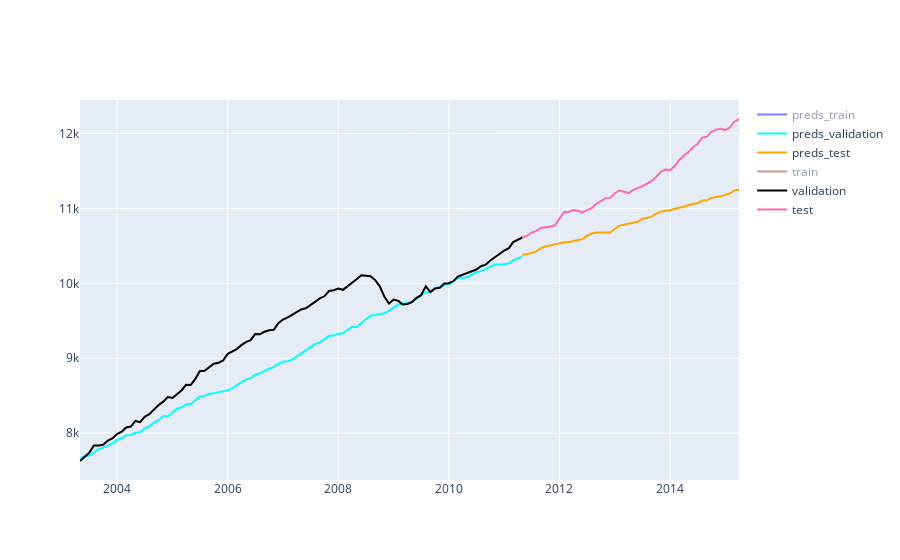

The notebook cell this image was saved under:
### Code cell
fig = go.Figure()
fig.add_trace(
    go.Scatter(x=resultant_train.index, y=resultant_train[0],  name="preds_train", line=dict(color='blue'))
)
fig.add_trace(
    go.Scatter(x=resultant_val.index, y=resultant_val[0],  name="preds_validation", line=dict(color='cyan'))
)
fig.add_trace(
    go.Scatter(x=resultant_test.index, y=resultant_test[0],  name="preds_test", line=dict(color='orange'))
)
fig.add_trace(
    go.Scatter(x=y_train.index, y=data['pce'][:validation_start_date],  name="train", line=dict(color='brown'))
)
fig.add_trace(
    go.Scatter(x=y_val.index, y=data['pce'][validation_start_date:test_start_date],  name="validation", line=dict(color='black'))
)
fig.add_trace(
    go.Scatter(x=y_test.index, y=data['pce'][test_start_date:],  name="test", line=dict(color='hotpink'))
)
fig.update_layout(height=600)
fig.show()
